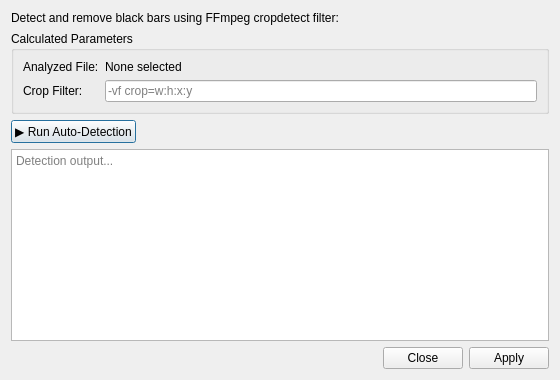
<?xml version="1.0" encoding="UTF-8"?>
<ui version="4.0">
 <class>CropDialog</class>
 <widget class="QDialog" name="CropDialog">
  <property name="geometry">
   <rect>
    <x>0</x>
    <y>0</y>
    <width>560</width>
    <height>380</height>
   </rect>
  </property>
  <property name="windowTitle">
   <string>Crop &amp; Black Bars Detection - FFmpeg Batch</string>
  </property>
  <layout class="QVBoxLayout" name="mainCropLayout">
   <item>
    <widget class="QLabel" name="lblCropDesc">
     <property name="text">
      <string>Detect and remove black bars using FFmpeg cropdetect filter:</string>
     </property>
    </widget>
   </item>
   <item>
    <widget class="QGroupBox" name="grpCropResults">
     <property name="title">
      <string>Calculated Parameters</string>
     </property>
     <layout class="QFormLayout" name="cropForm">
      <item row="0" column="0">
       <widget class="QLabel" name="lblFile">
        <property name="text">
         <string>Analyzed File:</string>
        </property>
       </widget>
      </item>
      <item row="0" column="1">
       <widget class="QLabel" name="lblFileNameVal">
        <property name="text">
         <string>None selected</string>
        </property>
       </widget>
      </item>
      <item row="1" column="0">
       <widget class="QLabel" name="lblCropArgs">
        <property name="text">
         <string>Crop Filter:</string>
        </property>
       </widget>
      </item>
      <item row="1" column="1">
       <widget class="QLineEdit" name="txtCropFilter">
        <property name="placeholderText">
         <string>-vf crop=w:h:x:y</string>
        </property>
       </widget>
      </item>
     </layout>
    </widget>
   </item>
   <item>
    <layout class="QHBoxLayout" name="cropActionLayout">
     <item>
      <widget class="QPushButton" name="btnRunDetection">
       <property name="text">
        <string>▶ Run Auto-Detection</string>
       </property>
      </widget>
     </item>
     <item>
      <spacer name="cropSpacer">
       <property name="orientation">
        <enum>Qt::Horizontal</enum>
       </property>
       <property name="sizeHint" stdset="0">
        <size>
         <width>40</width>
         <height>20</height>
        </size>
       </property>
      </spacer>
     </item>
    </layout>
   </item>
   <item>
    <widget class="QPlainTextEdit" name="txtCropLog">
     <property name="readOnly">
      <bool>true</bool>
     </property>
     <property name="placeholderText">
      <string>Detection output...</string>
     </property>
    </widget>
   </item>
   <item>
    <widget class="QDialogButtonBox" name="cropButtonBox">
     <property name="orientation">
      <enum>Qt::Horizontal</enum>
     </property>
     <property name="standardButtons">
      <set>QDialogButtonBox::Apply|QDialogButtonBox::Close</set>
     </property>
    </widget>
   </item>
  </layout>
 </widget>
 <resources/>
 <connections/>
</ui>
